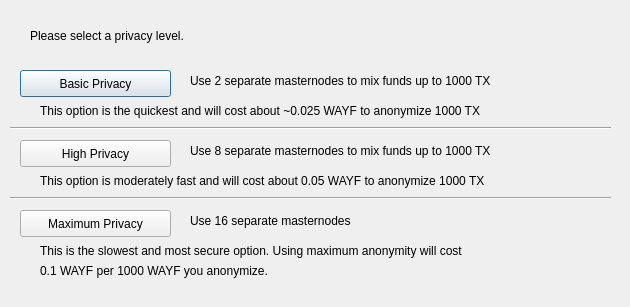
<?xml version="1.0" encoding="UTF-8"?>
<ui version="4.0">
 <class>DarksendConfig</class>
 <widget class="QDialog" name="DarksendConfig">
  <property name="geometry">
   <rect>
    <x>0</x>
    <y>0</y>
    <width>630</width>
    <height>307</height>
   </rect>
  </property>
  <property name="windowTitle">
   <string>Configure Darksend</string>
  </property>
  <widget class="QPushButton" name="buttonBasic">
   <property name="geometry">
    <rect>
     <x>20</x>
     <y>70</y>
     <width>151</width>
     <height>27</height>
    </rect>
   </property>
   <property name="text">
    <string>Basic Privacy</string>
   </property>
  </widget>
  <widget class="QPushButton" name="buttonHigh">
   <property name="geometry">
    <rect>
     <x>20</x>
     <y>140</y>
     <width>151</width>
     <height>27</height>
    </rect>
   </property>
   <property name="text">
    <string>High Privacy</string>
   </property>
  </widget>
  <widget class="QPushButton" name="buttonMax">
   <property name="geometry">
    <rect>
     <x>20</x>
     <y>210</y>
     <width>151</width>
     <height>27</height>
    </rect>
   </property>
   <property name="text">
    <string>Maximum Privacy</string>
   </property>
  </widget>
  <widget class="QLabel" name="label">
   <property name="geometry">
    <rect>
     <x>30</x>
     <y>20</y>
     <width>571</width>
     <height>31</height>
    </rect>
   </property>
   <property name="text">
    <string>Please select a privacy level.</string>
   </property>
  </widget>
  <widget class="QLabel" name="label_2">
   <property name="geometry">
    <rect>
     <x>190</x>
     <y>70</y>
     <width>421</width>
     <height>21</height>
    </rect>
   </property>
   <property name="text">
    <string>Use 2 separate masternodes to mix funds up to 1000 TX</string>
   </property>
  </widget>
  <widget class="QLabel" name="label_3">
   <property name="geometry">
    <rect>
     <x>190</x>
     <y>140</y>
     <width>411</width>
     <height>21</height>
    </rect>
   </property>
   <property name="text">
    <string>Use 8 separate masternodes to mix funds up to 1000 TX</string>
   </property>
  </widget>
  <widget class="QLabel" name="label_4">
   <property name="geometry">
    <rect>
     <x>190</x>
     <y>210</y>
     <width>421</width>
     <height>21</height>
    </rect>
   </property>
   <property name="text">
    <string>Use 16 separate masternodes</string>
   </property>
  </widget>
  <widget class="QLabel" name="label_6">
   <property name="geometry">
    <rect>
     <x>40</x>
     <y>100</y>
     <width>561</width>
     <height>21</height>
    </rect>
   </property>
   <property name="text">
    <string>This option is the quickest and will cost about ~0.025 WAYF to anonymize 1000 TX</string>
   </property>
  </widget>
  <widget class="QLabel" name="label_7">
   <property name="geometry">
    <rect>
     <x>40</x>
     <y>170</y>
     <width>561</width>
     <height>21</height>
    </rect>
   </property>
   <property name="text">
    <string>This option is moderately fast and will cost about 0.05 WAYF to anonymize 1000 TX</string>
   </property>
  </widget>
  <widget class="QLabel" name="label_8">
   <property name="geometry">
    <rect>
     <x>40</x>
     <y>240</y>
     <width>561</width>
     <height>21</height>
    </rect>
   </property>
   <property name="text">
    <string>This is the slowest and most secure option. Using maximum anonymity will cost</string>
   </property>
  </widget>
  <widget class="QLabel" name="label_9">
   <property name="geometry">
    <rect>
     <x>40</x>
     <y>260</y>
     <width>561</width>
     <height>21</height>
    </rect>
   </property>
   <property name="text">
    <string>0.1 WAYF per 1000 WAYF you anonymize.</string>
   </property>
  </widget>
  <widget class="Line" name="line">
   <property name="geometry">
    <rect>
     <x>10</x>
     <y>120</y>
     <width>601</width>
     <height>16</height>
    </rect>
   </property>
   <property name="orientation">
    <enum>Qt::Horizontal</enum>
   </property>
  </widget>
  <widget class="Line" name="line_2">
   <property name="geometry">
    <rect>
     <x>10</x>
     <y>190</y>
     <width>601</width>
     <height>16</height>
    </rect>
   </property>
   <property name="orientation">
    <enum>Qt::Horizontal</enum>
   </property>
  </widget>
 </widget>
 <resources/>
 <connections/>
</ui>
